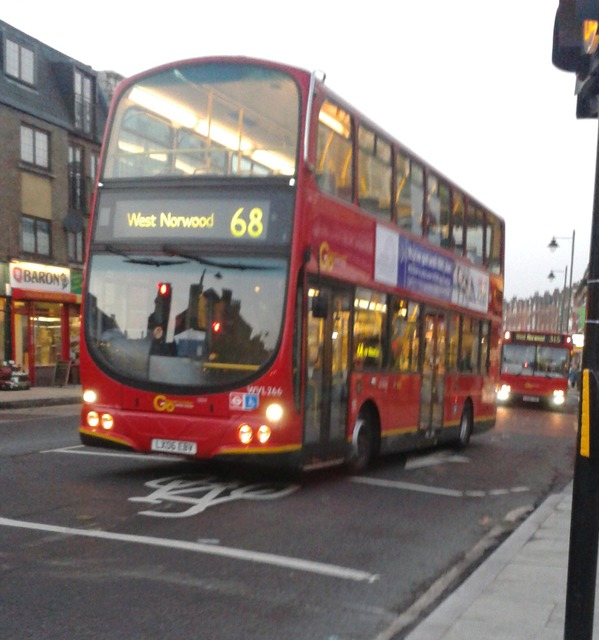
#> input picture Hiearchical Multigraph Networks/HICO_train2015_00000003.jpg, 599 x 640 px
$ python slic_superpixel_opencv.py
#> lines starting #> are read from the running program, lines starting #| are printed output that depends on the picture; after the words box and inside, x2 and y2 are one past the last pixel; in counts of white or black regions, pixels touching at a corner belong together
import cv2
import numpy as np
import sys
import random
import matplotlib.pyplot as plt
from skimage.measure import regionprops
#read image
img = cv2.imread('HICO_train2015_00000003.jpg')
#> img is the input picture: shape (640, 599, 3); mean B, G, R 123.1, 126.5, 138.7
# Convert to LAB
src_lab = cv2.cvtColor(img,cv2.COLOR_BGR2LAB) # convert to LAB
#> src_lab: shape (640, 599, 3); mean of channels 0, 1, 2 135.5, 132.7, 132.2

# SLIC
cv_slic = cv2.ximgproc.createSuperpixelSLIC(src_lab,algorithm = cv2.ximgproc.SLICO,
region_size = 64)
cv_slic.iterate()
retval = cv_slic.getNumberOfSuperpixels() # = 370
#> retval = 90
label_out = cv_slic.getLabels()
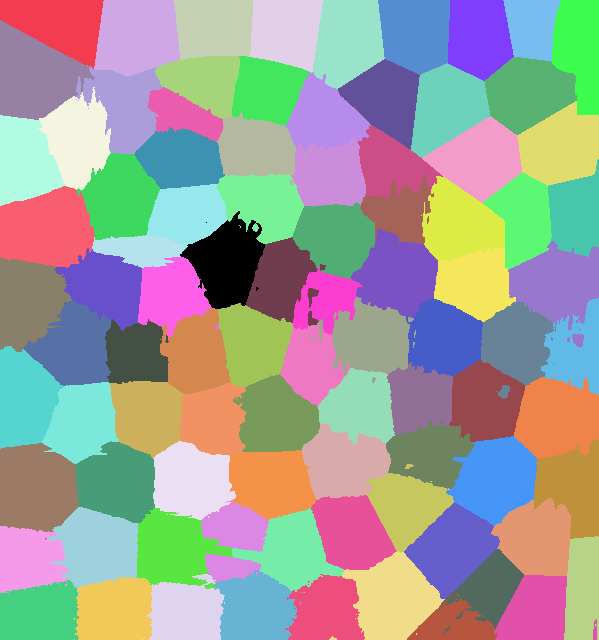
#> label_out: shape (640, 599) int32; 90 distinct labels, from 0 to 89; one colour per label, 0 black
contours_mask = cv_slic.getLabelContourMask()
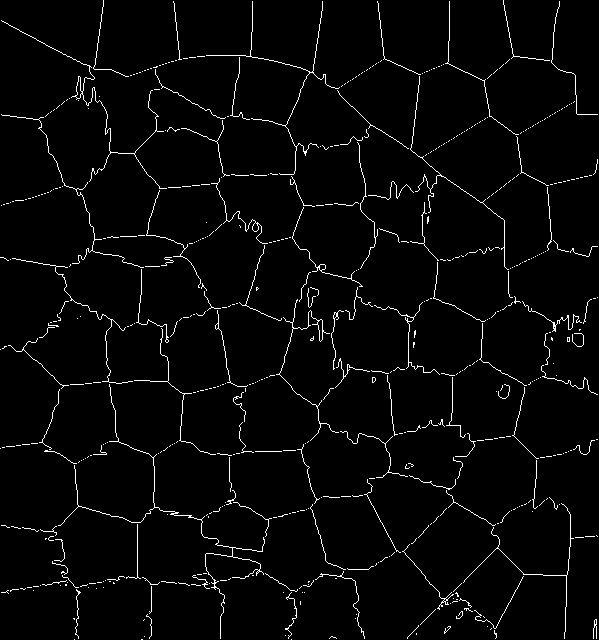
#> contours_mask: shape (640, 599); 2.9% white in thin lines or dots
contours, hierarchy = cv2.findContours(contours_mask,
    cv2.RETR_TREE, cv2.CHAIN_APPROX_SIMPLE)
#> contours = 591 contours, 581 with area under 20; largest, box (x1, y1, x2, y2) and area: (1, 20, 167, 189) 88, (276, 299, 339, 441) 85, (317, 319, 323, 342) 74, (75, 76, 83, 99) 73, (211, 178, 268, 244) 44
img_2 = cv2.drawContours(img.copy(), contours, -1, (0, 255, 0), 3)
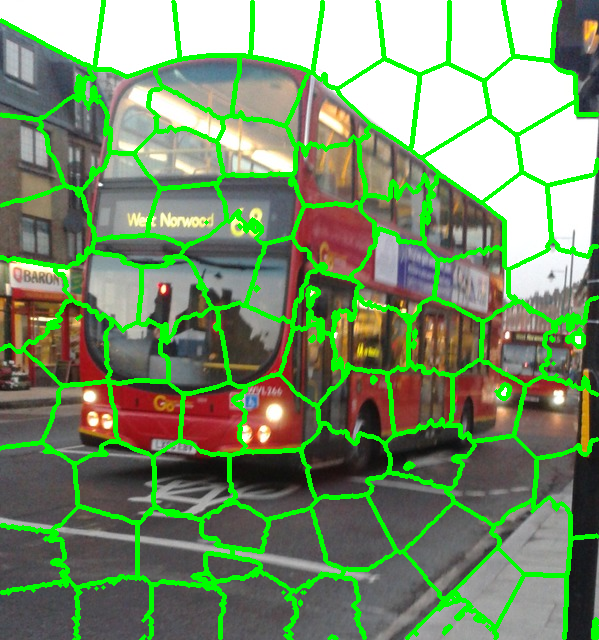
#> img_2: shape (640, 599, 3); mean B, G, R 106.5, 145.1, 119.4

# Measure properties of labeled image regions
regions = regionprops(label_out)
#> regions = 89 regions; largest, box (x1, y1, x2, y2) and area: (0, 186, 95, 268) 5987, (0, 443, 79, 540) 5883, (0, 20, 95, 120) 5774, (329, 551, 445, 640) 5579, (94, 0, 180, 77) 5473
for region in regions:
    x, y = int(region.centroid[1]), int(region.centroid[0])
    cv2.circle(img_2, (x, y), radius=3, color=(255, 0, 0))
#> this loop made 89 passes
#> (x, y) on passes 1 to 12: (58, 24), (136, 35), (213, 27), (285, 31), (347, 40), (415, 32), (478, 36), (531, 26), (34, 75), (123, 105), (203, 81), (266, 89)
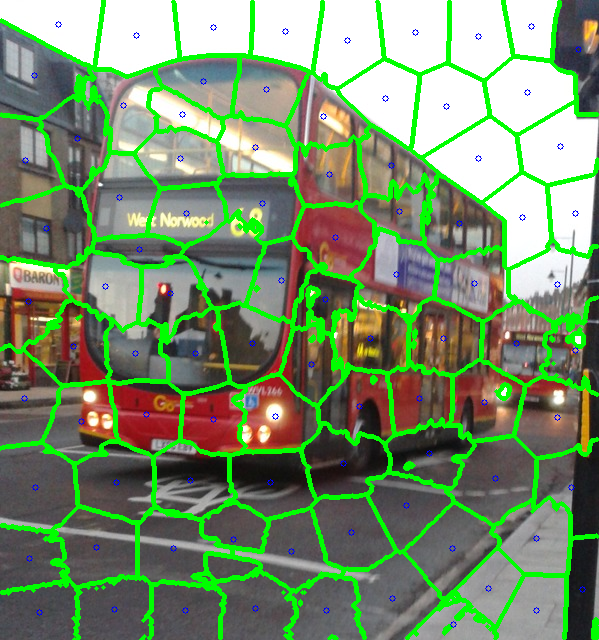
#> img_2: shape (640, 599, 3); 0.37% of pixels changed, all inside (x1, y1, x2, y2) = (21, 21, 586, 628)
    # [5 lines of commented-out code are left out]
